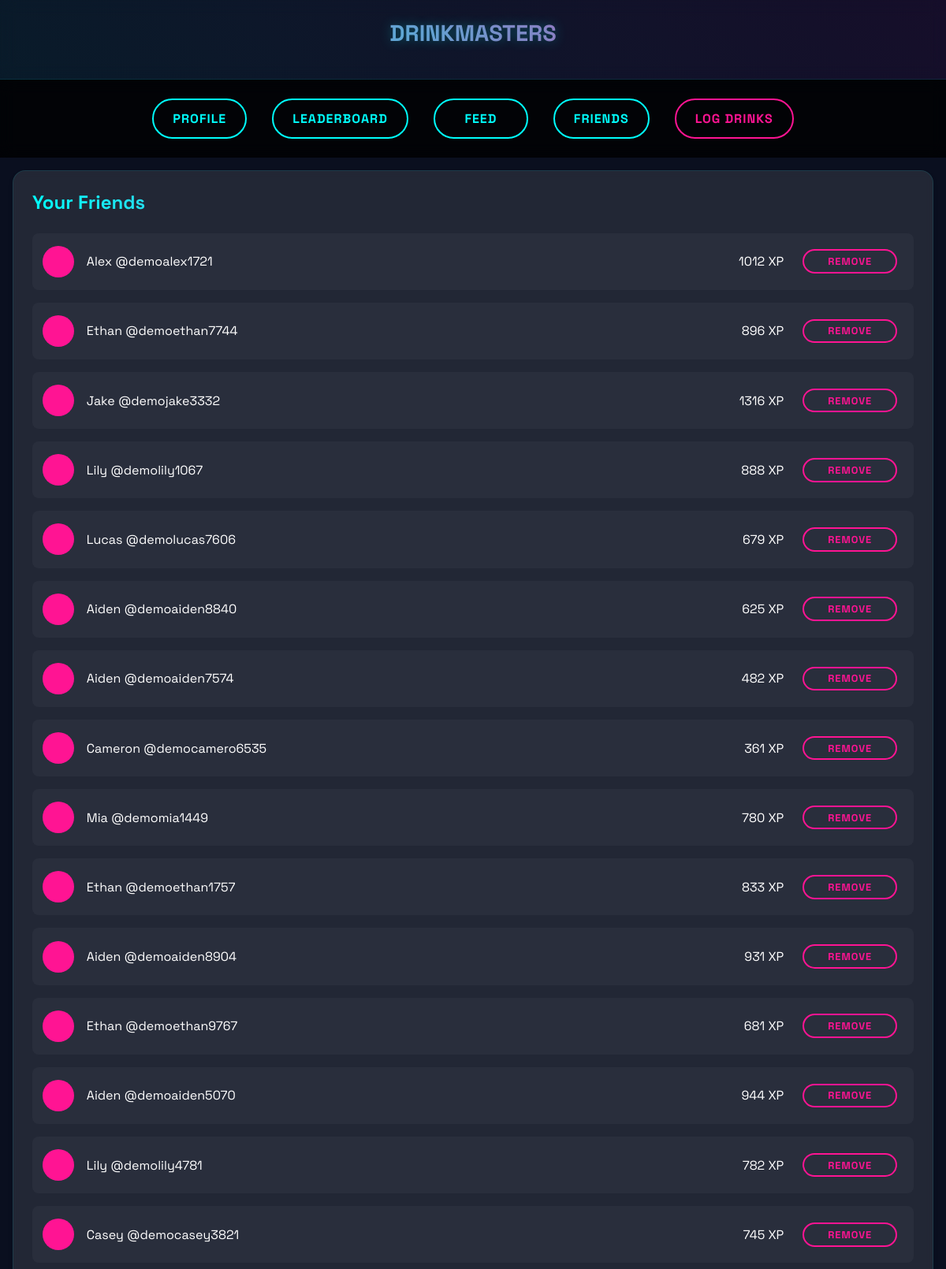
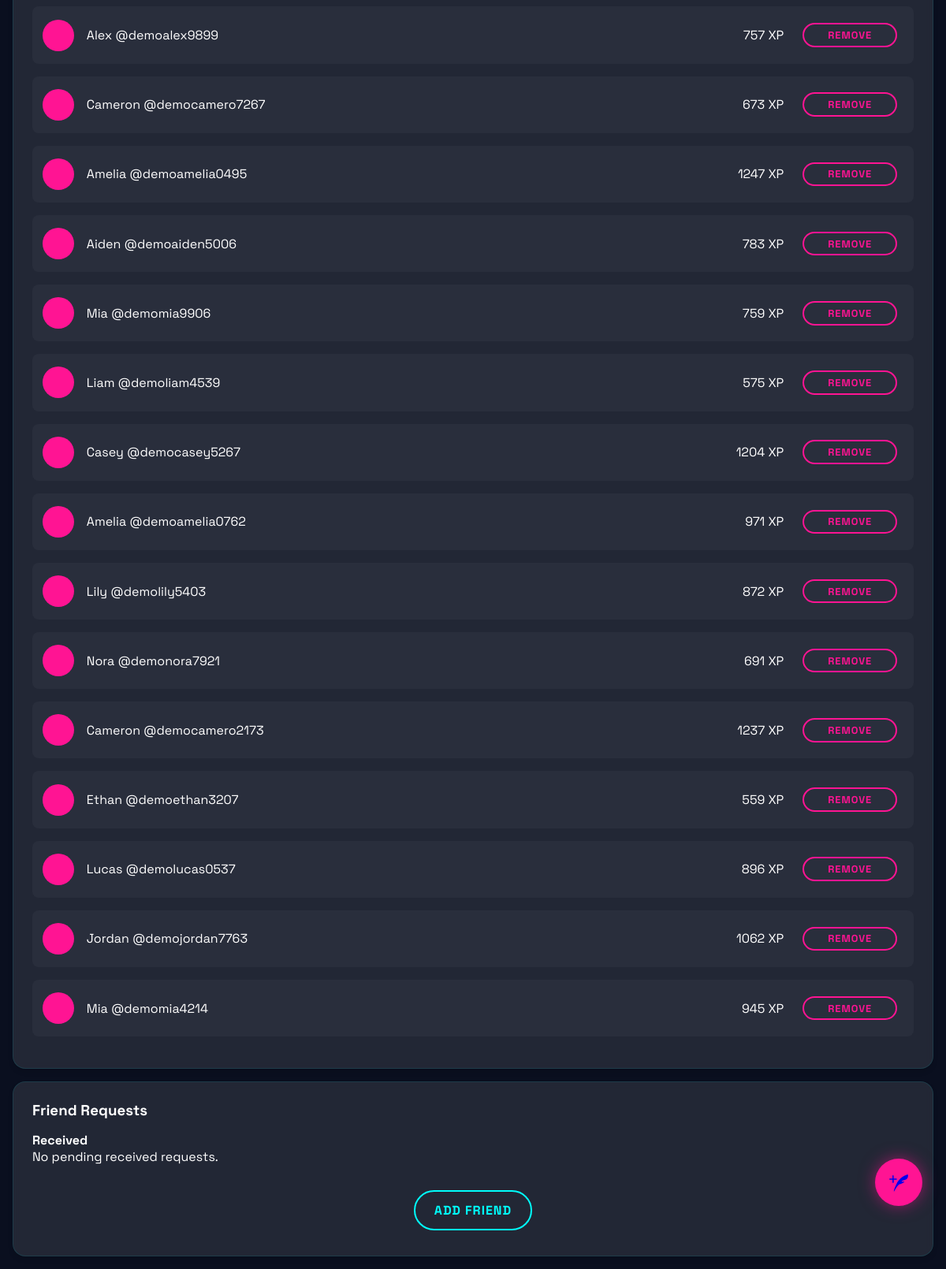
/accounts/friend_list/ (signed in), run on the app's committed database (2 pictures, top to bottom).
### accounts/models.py (models this page shows, shortened)
class Profile(models.Model):
    user = models.OneToOneField(User, on_delete=models.CASCADE)
    display_name = models.CharField(
    max_length=15,
    default='User',  # or another appropriate default value
    help_text="Display name (letters only, max 15 characters)"
)
    beer = models.IntegerField(default=0, help_text="Number of Beers/Seltzers drank (17 ml alcohol per beer)")
    floco = models.IntegerField(default=0, help_text="Number of Flocos (43 ml alcohol per shot)")
    rum = models.IntegerField(default=0, help_text="Number of rum shots (9 ml alcohol per shot)")
    whiskey = models.IntegerField(default=0, help_text="Number of whiskey shots (14 ml alcohol per shot)")
    vodka = models.IntegerField(default=0, help_text="Number of vodka shots (18 ml alcohol per shot)")
    tequila = models.IntegerField(default=0, help_text="Number of tequila shots (23 ml alcohol per shot)")
    shotguns = models.IntegerField(default=0, help_text="Number of shotguns")
    snorkels = models.IntegerField(default=0, help_text="Number of snorkels")
    thrown_up = models.IntegerField(default=0, help_text="Times thrown up")
    xp = models.IntegerField(default=0, help_text="User XP")
    rank = models.CharField(max_length=50, default="Bronze", help_text="User rank")
    friends = models.ManyToManyField('self', symmetrical=False, blank=True)

### accounts/views.py (the view)
# urls.py: path('friend_list/', views.friend_list, name='friend_list'),
@login_required
def friend_list(request):
    profile_obj = get_object_or_404(Profile, user=request.user)
    received_requests = FriendRequest.objects.filter(
        to_user=profile_obj, accepted=False
    )
    sent_requests = FriendRequest.objects.filter(
        from_user=profile_obj, accepted=False
    )
    return render(request, 'accounts/friend_list.html', {
        'friends': profile_obj.friends.all(),
        'received_requests': received_requests,
        'sent_requests': sent_requests,
    })

### accounts/templates/accounts/friend_list.html (shortened to what this page needs)
{% extends 'base.html' %}
{% block content %}
<div class="glass-card">
    <h2 class="gradient-text">Your Friends</h2>
    <div style="margin-top: 1.5rem;">
        {% if friends %}
            {% for friend in friends %}
            <div style="display: flex; align-items: center; justify-content: space-between; margin: 1rem 0; padding: 0.8rem; background: rgba(255,255,255,0.03); border-radius: 8px;">
                <div style="display: flex; align-items: center;">
                    <div style="width: 40px; height: 40px; border-radius: 50%; background: var(--hot-pink); margin-right: 1rem;">
                    </div>
                    <p style="margin: 0;">
                        <a href="{% url 'friend_profile' friend.user.username %}" class="neon-link" style="text-decoration: none; color: inherit;">
                          {% if friend.display_name %}
                            {{ friend.display_name }}
                            <span class="username-secondary">@{{ friend.user.username }}</span>
                          {% else %}
                            <span class="username-secondary">@{{ friend.user.username }}</span>
                          {% endif %}
                        </a>
                      </p>
                </div>
                <div style="display: flex; align-items: center; gap: 1rem;">
                    <p style="margin: 0;">{{ friend.xp }} XP</p>
                    <form method="post" action="{% url 'remove_friend' friend.id %}" style="margin: 0;">
                        <button type="submit" class="neon-btn pink-btn" style="padding: 0.3rem 0.8rem; font-size: 0.8rem;">Remove</button>
                    </form>
                </div>
            </div>
            {% endfor %}
        {% else %}
            <p>You have no friends yet. Add some!</p>
        {% endif %}
    </div>
</div>
<div class="glass-card">
    <h3>Friend Requests</h3>
    <div style="margin-top: 1rem;">
        <h4>Received</h4>
        {% if received_requests %}
            {% for request in received_requests %}
            <div style="display: flex; align-items: center; justify-content: space-between; margin: 1rem 0; padding: 0.8rem; background: rgba(255,255,255,0.03); border-radius: 8px;">
                <p style="margin: 0;">{{ request.from_user.user.username }}</p>
                <div>
                    <a href="{% url 'accept_friend_request' request.id %}" class="neon-btn" style="padding: 0.3rem 0.8rem; font-size: 0.8rem;">Accept</a>
                    <a href="{% url 'reject_friend_request' request.id %}" class="neon-btn pink-btn" style="padding: 0.3rem 0.8rem; font-size: 0.8rem;">Reject</a>
                </div>
            </div>
            {% endfor %}
        {% else %}
            <p>No pending received requests.</p>
        {% endif %}
    </div>
    <div style="margin-top: 1.5rem; text-align: center;">
        <a href="{% url 'friend_search' %}" class="neon-btn">Add Friend</a>
    </div>
</div>
{% endblock %}

### accounts/templates/base.html (shortened to what this page needs)
<!DOCTYPE html>
<html lang="en">
<head>
</head>
<body>
    <header class="header">
        <h1 class="logo">DRINKMASTERS</h1>
    </header>
    <nav class="desktop-nav">
        <a href="{% url 'profile' %}" class="neon-btn">Profile</a>
        <a href="{% url 'leaderboard' %}" class="neon-btn">Leaderboard</a>
        <a href="{% url 'welcome' %}" class="neon-btn">Feed</a>
        <a href="{% url 'friend_list' %}" class="neon-btn">Friends</a>
        <a href="{% url 'update_stats' %}" class="neon-btn pink-btn">Log Drinks</a>
    </nav>
    <main>
        {% block content %}{% endblock %}
    </main>
    <a href="{% url 'create_post' %}" class="compose-btn">
    </a>
</body>
</html>

### accounts/templates/base.html (style rules this page uses)
:root { --neon-cyan: #00fefc; --hot-pink: #ff1493; --deep-space: #0a0f1f; --void: #000; --glass-white: rgba(255, 255, 255, 0.1); --glass-border: rgba(0, 254, 252, 0.1); }
* { margin: 0; padding: 0; box-sizing: border-box; font-family: 'Space Grotesk', sans-serif; }
body { background: var(--deep-space); color: white; min-height: 100vh; padding-bottom: 80px; }
.header { padding: 1.5rem; border-bottom: 1px solid var(--glass-border); background: linear-gradient(45deg, rgba(0,254,252,0.05), rgba(255,0,255,0.05)); backdrop-filter: blur(10px); position: sticky; top: 0; z-index: 90; }
.logo { font-weight: 700; background: linear-gradient(45deg, var(--neon-cyan), var(--hot-pink)); -webkit-background-clip: text; -webkit-text-fill-color: transparent; text-shadow: 0 0 15px rgba(0,254,252,0.3); font-size: 1.8rem; text-align: center; }
.glass-card { background: var(--glass-white); border-radius: 16px; padding: 1.5rem; margin: 1rem; border: 1px solid var(--glass-border); backdrop-filter: blur(5px); transition: transform 0.3s ease, box-shadow 0.3s ease; box-shadow: 0 4px 6px rgba(0, 0, 0, 0.1); }
.neon-btn { background: none; border: 2px solid var(--neon-cyan); color: var(--neon-cyan); padding: 0.8rem 1.5rem; border-radius: 50px; font-weight: 700; cursor: pointer; transition: all 0.3s ease; text-transform: uppercase; letter-spacing: 1px; text-decoration: none; display: inline-block; margin: 0.5rem; text-align: center; min-width: 120px; }
.pink-btn { border-color: var(--hot-pink); color: var(--hot-pink); }
.desktop-nav { display: flex; justify-content: center; gap: 1rem; padding: 1rem; background: rgba(0, 0, 0, 0.8); backdrop-filter: blur(10px); position: sticky; top: 80px; z-index: 80; }
.gradient-text { background: linear-gradient(45deg, var(--neon-cyan), var(--hot-pink)); -webkit-background-clip: text; background-clip: text; -webkit-text-fill-color: transparent; }
h1, h2, h3 { margin-bottom: 1rem; }
@media (min-width: 768px) { .desktop-nav { display: flex; } }
@media (min-width: 768px) { body { padding-bottom: 0; } }
.compose-btn { position: fixed; bottom: 80px; right: 30px; width: 60px; height: 60px; background: var(--hot-pink); border-radius: 50%; display: flex; justify-content: center; align-items: center; box-shadow: 0 0 20px rgba(255,20,147,0.5); z-index: 100; transition: all 0.3s ease; }
.compose-btn svg { fill: white; width: 24px; height: 24px; }

### data on the page
Profile: display_name "Alex", user.username "demoalex1721", xp "1012"
Profile: display_name "Ethan", user.username "demoethan7744", xp "896"
Profile: display_name "Jake", user.username "demojake3332", xp "1316"
Profile: display_name "Lily", user.username "demolily1067", xp "888"
Profile: display_name "Lucas", user.username "demolucas7606", xp "679"
Profile: display_name "Aiden", user.username "demoaiden8840", xp "625"
Profile: display_name "Aiden", user.username "demoaiden7574", xp "482"
Profile: display_name "Cameron", user.username "democamero6535", xp "361"
Profile: display_name "Mia", user.username "demomia1449", xp "780"
Profile: display_name "Ethan", user.username "demoethan1757", xp "833"
Profile: display_name "Aiden", user.username "demoaiden8904", xp "931"
Profile: display_name "Ethan", user.username "demoethan9767", xp "681"
Profile: display_name "Aiden", user.username "demoaiden5070", xp "944"
Profile: display_name "Lily", user.username "demolily4781", xp "782"
Profile: display_name "Casey", user.username "democasey3821", xp "745"
Profile: display_name "Alex", user.username "demoalex9899", xp "757"
Profile: display_name "Cameron", user.username "democamero7267", xp "673"
Profile: display_name "Amelia", user.username "demoamelia0495", xp "1247"
Profile: display_name "Aiden", user.username "demoaiden5006", xp "783"
Profile: display_name "Mia", user.username "demomia9906", xp "759"
Profile: display_name "Liam", user.username "demoliam4539", xp "575"
Profile: display_name "Casey", user.username "democasey5267", xp "1204"
Profile: display_name "Amelia", user.username "demoamelia0762", xp "971"
Profile: display_name "Lily", user.username "demolily5403", xp "872"
Profile: display_name "Nora", user.username "demonora7921", xp "691"
Profile: display_name "Cameron", user.username "democamero2173", xp "1237"
Profile: display_name "Ethan", user.username "demoethan3207", xp "559"
Profile: display_name "Lucas", user.username "demolucas0537", xp "896"
Profile: display_name "Jordan", user.username "demojordan7763", xp "1062"
Profile: display_name "Mia", user.username "demomia4214", xp "945"
